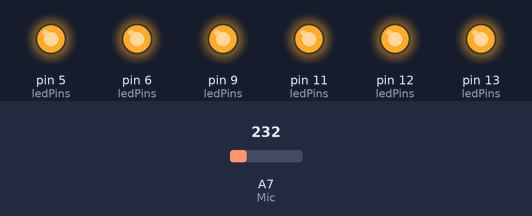
Recording of a sketch running on a simulated Arduino Mega 2560, built for the host (arithmetic inside an expression is 32-bit, double 64-bit). Parts: output pins drawn as LEDs (lit = HIGH). The test bench sets the inputs (shaded band); at power-on: A7 (Mic) = 232.

Above: at 0.1 s.
Timing chart, 0 to 1.6 s (numbered marks = the images above):
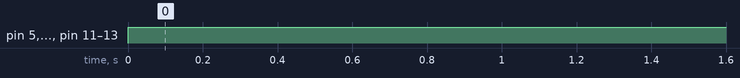

Measured:
- by itself, pin 5 (ledPins), pin 6 (ledPins), pin 9 (ledPins), pin 11 (ledPins), pin 12 (ledPins), pin 13 (ledPins): LOW → HIGH at 0.00 s

The sketch:

Vumetro.ino
```cpp
/*
    Utiliza el microfóno y los LEDes para simular un VU-Meter
    conectado a la entrada Mic, Usa los Leds L_Gre, L_Orn, L_Red, RGB_R, RGB_G y RGB_B
    como indicadores del nivel.
    XDeSIG 2019
*/

#include "config_B.h" // Definición de todos los recursos de Echidna Shield "S" Black "B" White "W"


int ledPins[] = {255, L_Gre, L_Orn, L_Red, RGB_R, RGB_G, RGB_B} ; // LEDes en una matriz, el


int V_Max = 20; // valor maximo que queremos medir

void setup()
{
  //Definimos los LEDes como salidas
  for (int i = 0; i < 7; i++)
  {
    pinMode(ledPins[i], OUTPUT);
  }
  //Serial.begin(9600);
  analogReference(INTERNAL); // cambiamos la referencia analógica a 1.1V
}

void loop()
{


  int sinal = analogRead(Mic); //Captura el valor analógico del micrófono
  //Serial.println(sinal);
  // Comprueba que no nos pasamos de V_Max
  if (sinal > V_Max) {
    sinal = V_Max;
  }

  // convierte los valores del MIC a un nº de 0 a 6 (Leds)
  int LED_maior = map(sinal, 0, V_Max, 0, 7); //mapea(valor, Valor inferior de entrada, superior de entrada, a bajo, a alto)

  for (int i = 0; i < LED_maior; i++) //Enciende los LEDes hasta e valor más alto
  {
    if (LED_maior > 0) {
      digitalWrite(ledPins[i], HIGH);
    }
    analogWrite (ledPins[0], 16);
  }

  for (int i = LED_maior + 1; i < 7; i++) //Apaga hasta el LED más alto
  {
    digitalWrite(ledPins[i], LOW);
  }

  delay(1);
}
```

config_B.h
```cpp
/*
 * Configuracion de entadas salidas para EhidnaBlack
 * config_B.h xdesig 2020
 */

//*** Salidas ***
#define L_Red 13      //Led rojo
#define L_Orn 12      //Led naranja
#define L_Gre 11      //Led verde

#define RGB_R 9      //Led RGB rojo
#define RGB_G 5      //Led RGB verde
#define RGB_B 6      //Led RGB azul

#define Buzzer 10    //Zumbador, salida sonido


//*** Entradas ***
#define IN4 A4      //Entrada analógica, salida digital

#define IO1 7       //Entrada/salida digital 1
#define IO2 14      //Entrada/salida digital 2
#define IO3 15      //Entrada/salida digital 3
#define IO3 16      //Entrada/salida digital 4

#define Joy_X A0     //Entrada analógica conectada al joystick X
#define Joy_Y A1     //Entrada analógica conectada al joystick Y

#define Ace_X A2   //Entrada analógica conectada al acelerómetro X
#define Ace_Y A3   //Entrada analógica conectada al acelerómetro X

#define LDR A5     //Entrada analógica conectada a la LDR

#define Temp A6    //Entrada analógica conectada al LM35

#define Mic A7    //Entrada analógica conectada al microfóno

#define SR 2       //Entrada digital conectada al pulsador SR
#define SL 3       //Entrada digital conectada al pulsador SL
```
